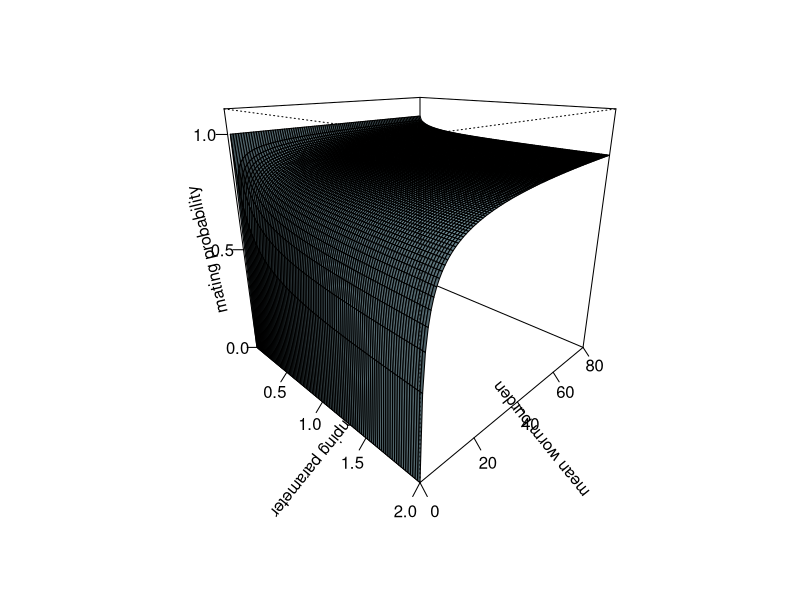
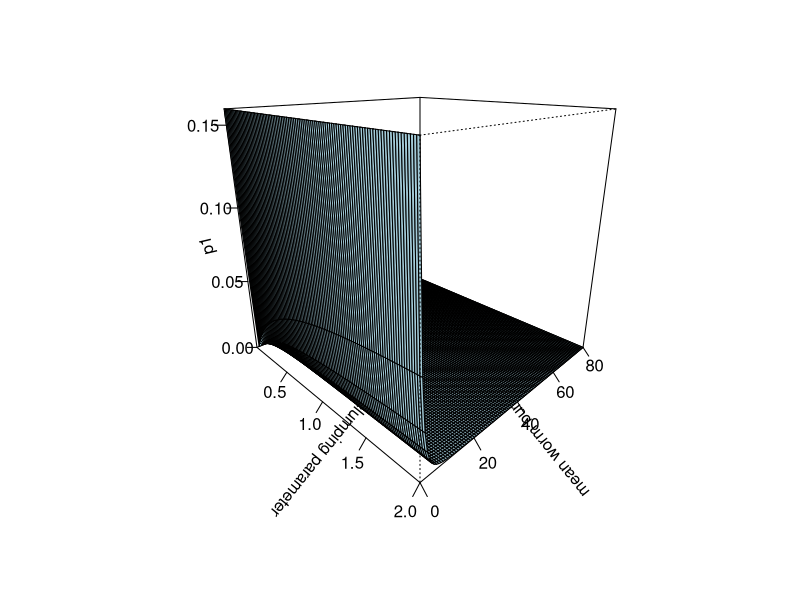
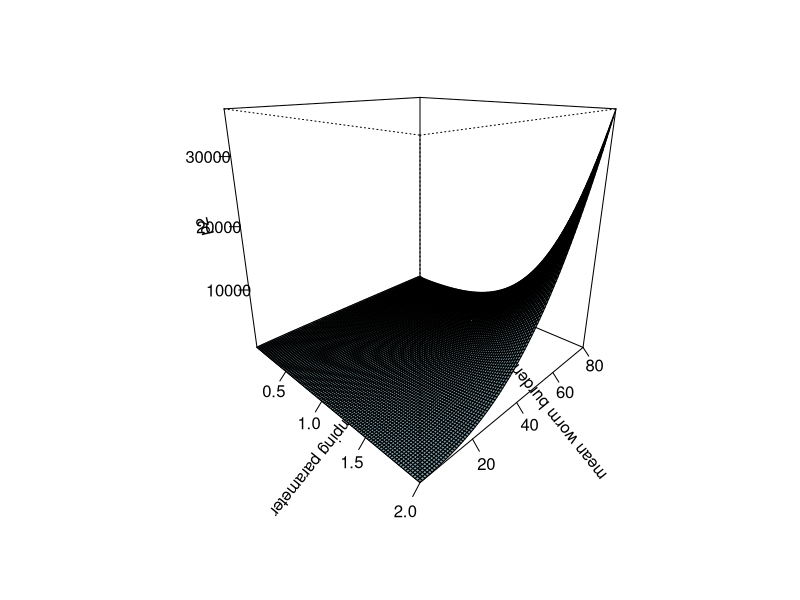
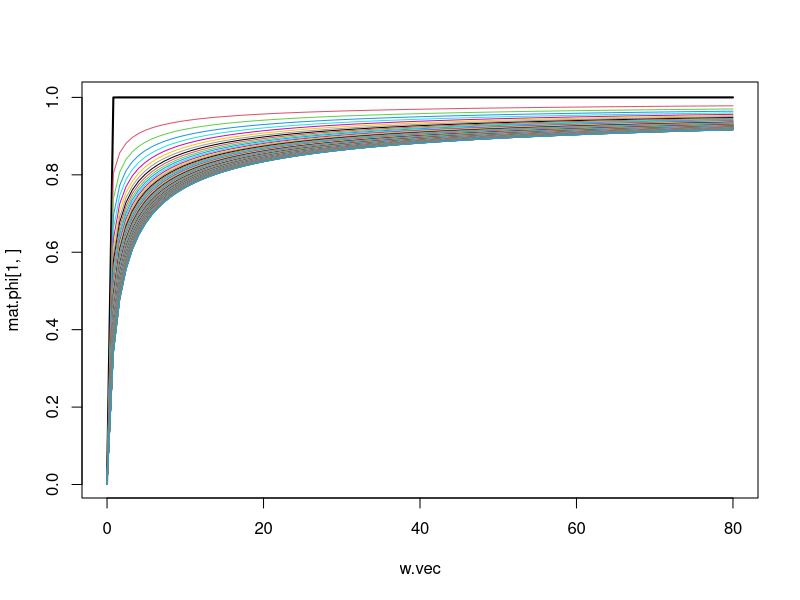
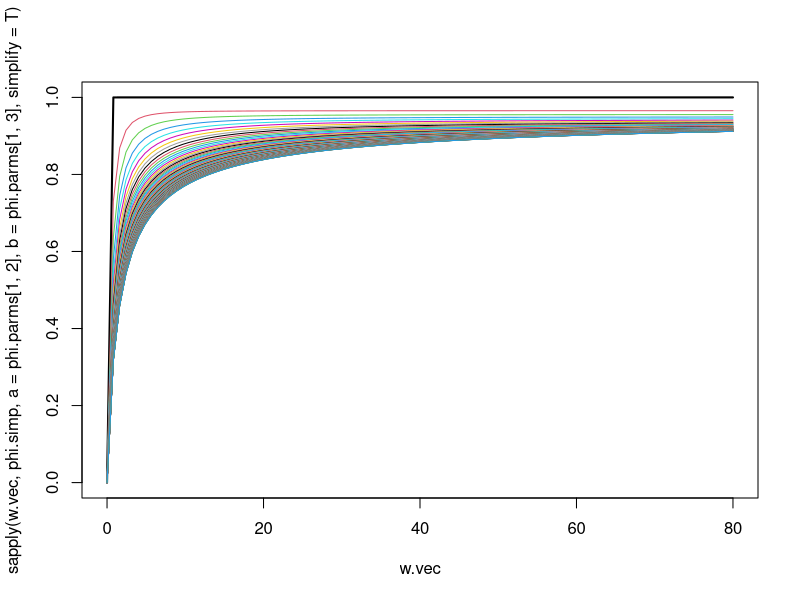

These figures' R source, in order: (Note: this script raises an error after producing the figures.)
k.vec = seq(1e-10, 2, length.out = 100)
w.vec = seq(1e-12,80, length.out = 100)

fx<-function(x, w, k){
  (1-cos(x)) / ((1+((w/(w+k))*cos(x)))^(1+k))
}

get.phi = function(w,k){
  alph = w / (w+k)
  p1 = ((1-alph)^(1+k)) / (2*pi)
  p2 = integrate(fx, 0, (2*pi), w, k, stop.on.error = F)$value
  phi = 1 - p1 * p2
  
  return(c(p1, p2, phi))
}

mat.init = array(data = NA, dim = c(100,100,3))

for(i in 1:100){
  mat.init[ , i, 1] = sapply(k.vec, get.phi, w = w.vec[i], simplify = TRUE)[1,]
  mat.init[ , i, 2] = sapply(k.vec, get.phi, w = w.vec[i], simplify = TRUE)[2,]
  mat.init[ , i, 3] = sapply(k.vec, get.phi, w = w.vec[i], simplify = TRUE)[3,]
  
  print(i)
}

mat.p1 = mat.init[ , , 1]
mat.p2 = mat.init[ -1, -1, 2]
mat.phi = mat.init[ , , 3]

windows(record = T)
persp(y = w.vec, ylim = range(w.vec), x = k.vec, xlim = range(k.vec),
      z = mat.phi, zlim = c(0,1.1), ticktype = 'detailed', nticks = 4, 
      ylab = 'mean worm burden',
      xlab = 'clumping parameter',
      zlab = 'mating probability',
      phi = 20, theta = 45, shade = 0.4, col = 'lightblue')

persp(y = w.vec, ylim = range(w.vec), x = k.vec, xlim = range(k.vec),
      z = mat.p1, ticktype = 'detailed', nticks = 4, 
      ylab = 'mean worm burden',
      xlab = 'clumping parameter',
      zlab = 'p1',
      phi = 20, theta = 45, shade = 0.4, col = 'lightblue')

persp(y = w.vec[-1], ylim = range(w.vec[-1]), x = k.vec[-1], xlim = range(k.vec[-1]),
      z = mat.p2, ticktype = 'detailed', nticks = 4, 
      ylab = 'mean worm burden',
      xlab = 'clumping parameter',
      zlab = 'p2',
      phi = 20, theta = 45, shade = 0.4, col = 'lightblue')

#Fit simplified function to mating function for use in stochastic modeling code ########
phi.parms = matrix(ncol = 3, nrow = length(k.vec))
  phi.parms[,1] = k.vec
  
plot(w.vec, mat.phi[1,], type = 'l', lwd = 2)
  for(i in 2:length(k.vec)){
    lines(w.vec, mat.phi[i,], col = i)
  }

for(i in 1:length(k.vec)){
  phi.parms[i,c(2,3)] = summary(nls(mat.phi[i,] ~ a-a/(w.vec+1)^(b), start = list(a=1,b = 1),
                                    upper = list(a=1,b = Inf), 
                                    lower = list(a=0,b = 0), 
                                    algorithm = 'port'))$coefficients[1:2]
}

phi.simp = function(a,b,w){
  a-a/(w+1)^(b)
}

plot(w.vec, sapply(w.vec, phi.simp, a = phi.parms[1,2], b = phi.parms[1,3], simplify = T),
     type = 'l', lwd = 2)
for(i in 2:length(k.vec)){
  lines(w.vec, sapply(w.vec, phi.simp, a = phi.parms[i,2], b = phi.parms[i,3], simplify = T), col = i)
}

colnames(phi.parms) = c('k', 'a', 'b')
write.csv(phi.parms, 'Elimination_Feasibility/phi_parameters_simplified.csv', row.names = F)